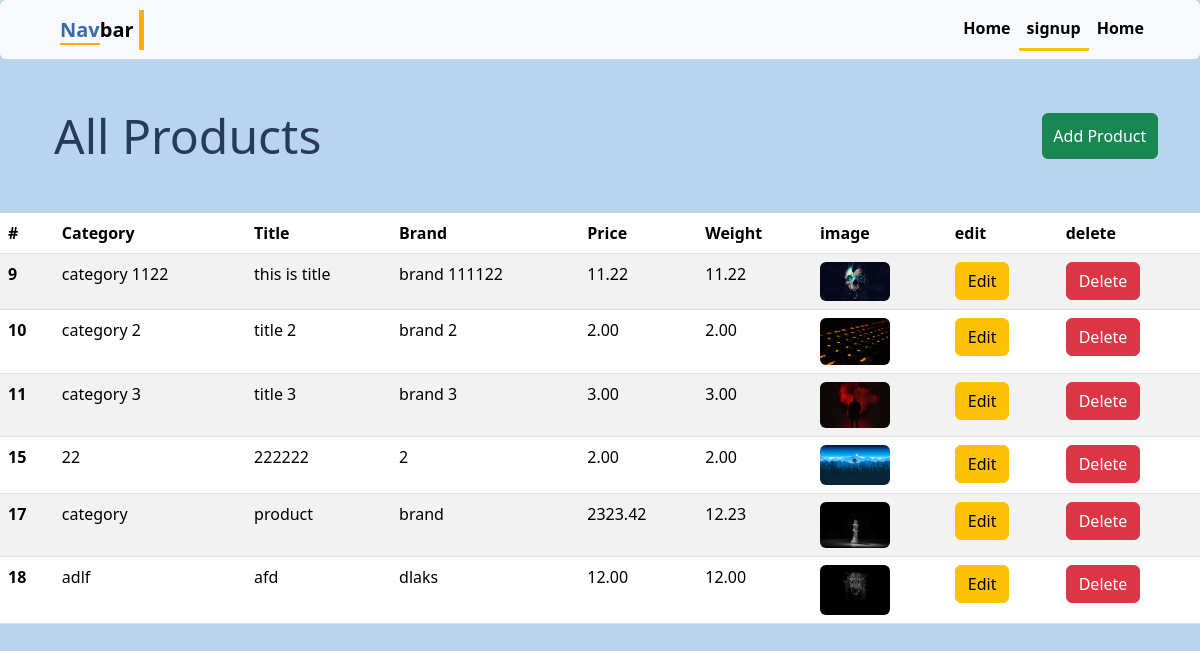
The page / on the database its author committed.
### web/models.py (models this page shows, shortened)
class Product(models.Model):
    title = models.CharField(max_length=200)
    category = models.CharField(max_length=200)
    brand = models.CharField(max_length=200)
    weight = models.DecimalField(max_digits=10,decimal_places=2)
    price = models.DecimalField(max_digits=10,decimal_places=2)
    image = models.ImageField(upload_to='web/')

### web/views.py (the view)
# urls.py: path('', views.display_product, name='display_products'),
def display_product(request):
    products = Product.objects.all()
    return render(request,'display_products.html',{'products':products})

### web/templates/display_products.html (shortened to what this page needs)
{% extends 'layout.html' %}
{% load static %}
{% block 'style' %}
  <link rel="stylesheet" href="{% static 'css/dashboard.css' %}">
{% endblock %}
{% block 'body' %}
  <div class="container d-flex justify-content-between align-items-center">
    <h1 class="display-5 my-5 fw-medium container bg">All Products</h1>
    <a href="{% url 'add_product' %}" class="btn btn-success" style="width: 130px; padding: 10px 0;">Add Product</a>
  </div>
  <table class="table table-striped container-fluid">
        <thead>
          <tr>
            <th>#</th>
            <th>Category</th>
            <th>Title</th>
            <th>Brand</th>
            <th>Price</th>
            <th>Weight</th>
            <th>image</th>
            <th>edit</th>
            <th>delete</th>
          </tr>
        </thead>
        <tbody>
          {% for product in products %}
            <tr>
                <th>{{product.pk}}</th>
                <td>{{product.category}}</td>
                <td>{{product.title}}</td>
                <td>{{product.brand}}</td>
                <td>{{product.price}}</td>
                <td>{{product.weight}}</td>
                <td><img width="70px" class="rounded  " src="{{ product.image.url }}" alt="{{product.image}}"></td>
                <td>
                  <a href="{% url 'edit_product' product.id %}" class="btn btn-warning">Edit</a>
                </td>
                <td>
                  <a href="{% url 'delete_product' product.id %}" class="btn btn-danger">Delete</a>
                </td>
              </tr>
          {% endfor %}
        </tbody>
      </table>
{% endblock %}

### web/templates/layout.html (shortened to what this page needs)
<!DOCTYPE html>
<html lang="en">
<head>
    <link href="https://cdn.jsdelivr.net/npm/bootstrap@5.3.2/dist/css/bootstrap.min.css" rel="stylesheet">
    {% block 'style' %}  {% endblock %}
</head>
<body>
    {% include '_navbar.html' %}
    {% block 'body' %}  {% endblock %}
</body>
</html>

### web/templates/_navbar.html (shortened to what this page needs)
<nav class="navbar px-5 navbar-expand-lg bg-body-tertiary rounded" aria-label="Eleventh navbar example">
    <div class="container-fluid">
      <a class="navbar-brand fw-bolder" style="border-right: 5px solid rgb(255, 174, 0);" href="{% url 'display_products' %}"><span style="color: #3a6aa9; border-bottom: 2px solid rgb(255, 174, 0);">Nav</span>bar&nbsp;</a>
    </div>
      <div class="collapse navbar-collapse" id="navbarsExample09">
        <ul class="navbar-nav me-auto mb-2 mb-lg-0">
          <li class="nav-item">
            <a class="nav-link active fw-bold " aria-current="page" href="{% url 'display_products' %}">Home</a>
          </li>
          <li class="nav-item">
            <a class="nav-link active fw-bold border-bottom border-warning border-3" aria-current="page" href="{% url 'signup' %}">signup</a>
          </li>
          <li class="nav-item">
            <a class="nav-link active fw-bold " aria-current="page" href="{% url 'display_products' %}">Home</a>
          </li>
        </ul>
      </div>
</nav>

### static/css/dashboard.css (style rules this page uses)
body { background-color: rgb(185, 213, 237); }
.bg { color: #273b58; }

### rows shown on the page
Product: pk "9", category "category 1122", title "this is title", brand "brand 111122", price "11.22", weight "11.22", image (picture)
Product: pk "10", category "category 2", title "title 2", brand "brand 2", price "2.00", weight "2.00", image (picture)
Product: pk "11", category "category 3", title "title 3", brand "brand 3", price "3.00", weight "3.00", image (picture)
Product: pk "15", category "22", title "222222", brand "2", price "2.00", weight "2.00", image (picture)
Product: pk "17", category "category", title "product", brand "brand", price "2323.42", weight "12.23", image (picture)
Product: pk "18", category "adlf", title "afd", brand "dlaks", price "12.00", weight "12.00", image (picture)
